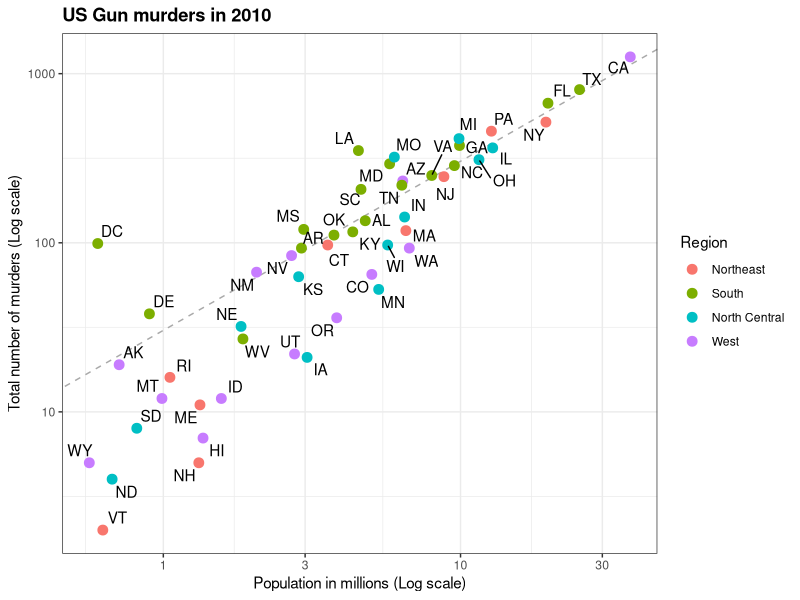

The R script that drew this image: (Note: this script raises an error after producing the figure.)
## Datasets and functions that facilitate data analysis labs in data science courses
## and workshops.
library(dslabs)
library(tidyverse)
library(ggrepel)
library(ggthemes)

## list all the R scripts used to wrangle data from their original source
list.files(system.file("script", package = "dslabs"))

data("murders")
glimpse(murders)
dim(murders)

## Total sum of population and murder cases, and the murder rate per million
death_rate <- murders %>%
  summarize(pop = sum(population),
            tot = sum(total)) %>%
  mutate(rate = tot / pop * 10 ^ 6) %>%
  .$rate

ds_theme_set()

murders %>%
  ggplot(aes(population / 10 ^ 6, total, label = abb)) +
  geom_abline(intercept = log10(death_rate), lty = 2, col = "darkgrey") +
  geom_point(aes(colour = region), size = 3) +
  geom_text_repel() +
  scale_x_log10() +
  scale_y_log10() +
  labs(x = "Population in millions (Log scale)", 
       y = "Total number of murders (Log scale)",
       title = "US Gun murders in 2010") +
  scale_colour_discrete(name = "Region")

data("gapminder")
glimpse(gapminder) 

gapminder <- gapminder %>%
  mutate(group = case_when(
    region %in% west ~ "The West",
    region %in% c("Eastern Asia", "South-Eastern Asia") ~ "East Asia",
    region %in% c("Caribean", "Central America", "South America") ~ "Latin America",
    continent %in% "Africa" & region != "Northern Africa" ~ "Sub-Saharan Africa",
    TRUE ~ "Others"
  ))
  
